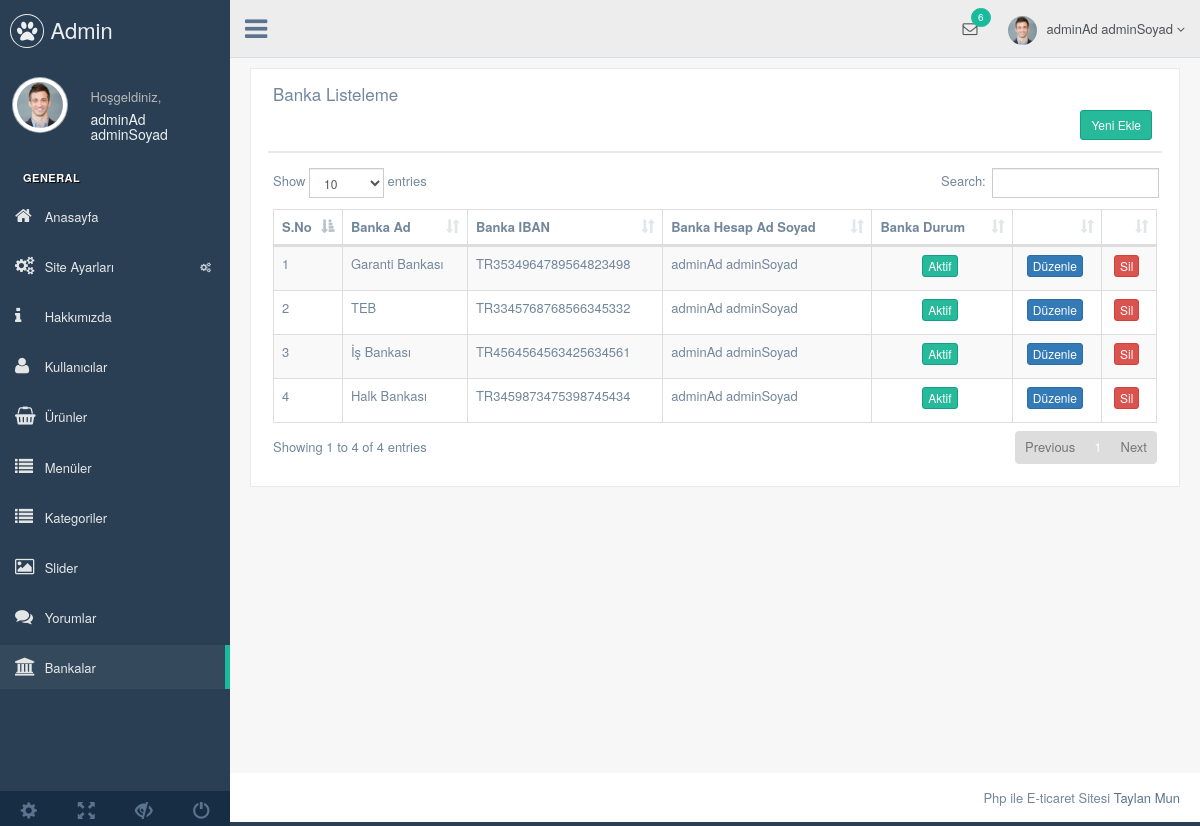
Page /e-ticaret/nedmin/production/banka.php (signed in) on the committed database.
### tables this page shows
CREATE TABLE `kullanici` (
  `kullanici_id` int(11) NOT NULL,
  `kullanici_zaman` datetime NOT NULL DEFAULT CURRENT_TIMESTAMP,
  `kullanici_resim` varchar(250) NOT NULL,
  `kullanici_tc` varchar(50) NOT NULL,
  `kullanici_ad` varchar(50) NOT NULL,
  `kullanici_mail` varchar(100) NOT NULL,
  `kullanici_gsm` varchar(50) NOT NULL,
  `kullanici_password` varchar(50) NOT NULL,
  `kullanici_adsoyad` varchar(50) NOT NULL,
  `kullanici_adres` varchar(250) NOT NULL,
  `kullanici_il` varchar(100) NOT NULL,
  `kullanici_ilce` varchar(100) NOT NULL,
  `kullanici_unvan` varchar(100) NOT NULL,
  `kullanici_yetki` varchar(50) NOT NULL,
  `kullanici_durum` int(1) NOT NULL DEFAULT '1'
);

CREATE TABLE `banka` (
  `banka_id` int(11) NOT NULL,
  `banka_ad` varchar(50) NOT NULL,
  `banka_iban` varchar(50) NOT NULL,
  `banka_hesapadsoyad` varchar(50) NOT NULL,
  `banka_durum` enum('0','1') NOT NULL DEFAULT '0'
);

### e-ticaret/nedmin/production/banka.php (the view, shortened to what this page needs)
<?php
include 'header.php';
$bankasor=$db->prepare("SELECT * FROM banka order by banka_id ASC");
$bankasor->execute();
?>
<div class="right_col" role="main">
  <div class="">
    <div class="row">
      <div class="col-md-12 col-sm-12 col-xs-12">
        <div class="x_panel">
          <div class="x_title">
            <h2>Banka Listeleme </h2>
            <div class="clearfix"></div>
            <div align="right">
              <a href="banka-ekle.php"><button class="btn btn-success btn-sm">Yeni Ekle</button></a>
            </div>
          </div>
          <div class="x_content">
            <table id="datatable-responsive" class="table table-striped table-bordered dt-responsive nowrap" cellspacing="0" width="100%">
              <thead>
                <tr>
                  <th>S.No</th>
                  <th>Banka Ad</th>
                  <th>Banka IBAN</th>
                  <th>Banka Hesap Ad Soyad</th>
                  <th>Banka Durum</th>
                  <th></th>
                  <th></th>
                </tr>
              </thead>
              <tbody>
                <?php
                $say=0;
                while($bankacek=$bankasor->fetch(PDO::FETCH_ASSOC)) { $say++ ?>
                  <tr>
                    <td width="20"><?php echo $say ?></td>
                    <td><?php echo $bankacek['banka_ad'] ?></td>
                    <td><?php echo $bankacek['banka_iban'] ?></td>
                    <td><?php echo $bankacek['banka_hesapadsoyad'] ?></td>
                    <td><center><?php
                    if ($bankacek['banka_durum']==1) {?>
                      <button class="btn btn-success btn-xs">Aktif</button>
                    <?php } else{?>
                     <button class="btn btn-danger btn-xs">Pasif</button>
                     <?php } ?> </center>
                   </td>
                   <td><center><a href="banka-duzenle.php?banka_id=<?php echo $bankacek['banka_id']; ?>"><button class="btn btn-primary btn-xs">Düzenle</button></a></center></td>
                   <td><center><a href="../netting/islem.php?banka_id=<?php echo $bankacek['banka_id']; ?> & bankasil=ok"><button class="btn btn-danger btn-xs">Sil</button></a></center></td>
                 </tr>
               <?php  }
               ?>
             </tbody>
           </table>
         </div>
       </div>
     </div>
   </div>
 </div>
</div>
<?php include 'footer.php'; ?>

### e-ticaret/nedmin/production/header.php (shortened to what this page needs)
<?php
include '../netting/baglan.php';
$kullanicisor=$db->prepare("SELECT * from kullanici where kullanici_mail=:mail");
$kullanicisor->execute(array(
  'mail' => $_SESSION['kullanici_mail']
));
$kullanicicek=$kullanicisor->fetch(PDO::FETCH_ASSOC);
?>
<!DOCTYPE html>
<html lang="en">
<head>
  <link href="../vendors/bootstrap/dist/css/bootstrap.min.css" rel="stylesheet">
  <link href="../vendors/font-awesome/css/font-awesome.min.css" rel="stylesheet">
  <link href="../vendors/nprogress/nprogress.css" rel="stylesheet">
  <link href="../vendors/iCheck/skins/flat/green.css" rel="stylesheet">
  <link href="../vendors/datatables.net-bs/css/dataTables.bootstrap.min.css" rel="stylesheet">
  <link href="../vendors/datatables.net-buttons-bs/css/buttons.bootstrap.min.css" rel="stylesheet">
  <link href="../vendors/datatables.net-fixedheader-bs/css/fixedHeader.bootstrap.min.css" rel="stylesheet">
  <link href="../vendors/datatables.net-responsive-bs/css/responsive.bootstrap.min.css" rel="stylesheet">
  <link href="../vendors/datatables.net-scroller-bs/css/scroller.bootstrap.min.css" rel="stylesheet">
  <link href="../vendors/dropzone/dist/min/dropzone.min.css" rel="stylesheet">
  <link href="../build/css/custom.min.css" rel="stylesheet">
</head>
<body class="nav-md">
  <div class="container body">
    <div class="main_container">
      <div class="col-md-3 left_col">
        <div class="left_col scroll-view">
          <div class="navbar nav_title" style="border: 0;">
            <a href="index.php" class="site_title"><i class="fa fa-paw"></i> <span>Admin</span></a>
          </div>
          <div class="profile clearfix">
            <div class="profile_pic">
              <img src="images/img.jpg" alt="..." class="img-circle profile_img">
            </div>
            <div class="profile_info">
              <span>Hoşgeldiniz,</span>
              <h2><?php echo $kullanicicek['kullanici_adsoyad']; ?></h2>
            </div>
          </div>
          <br />
          <div id="sidebar-menu" class="main_menu_side hidden-print main_menu">
            <div class="menu_section">
              <h3>General</h3>
              <ul class="nav side-menu">
                <li><a href="index.php"><i class="fa fa-home"></i> Anasayfa </a></li>
                <li><a><i class="fa fa-cogs"></i> Site Ayarları <span class="fa fa-cogs"></span></a>
                </li>
                <li><a href="hakkimizda.php"><i class="fa fa-info"></i> Hakkımızda </a></li>
                <li><a href="kullanici.php"><i class="fa fa-user"></i> Kullanıcılar </a></li>
                <li><a href="urun.php"><i class="fa fa-shopping-basket"></i> Ürünler </a></li>
                <li><a href="menu.php"><i class="fa fa-list"></i> Menüler </a></li>
                <li><a href="kategori.php"><i class="fa fa-list"></i> Kategoriler </a></li>
                <li><a href="slider.php"><i class="fa fa-image"></i> Slider </a></li>
                <li><a href="yorum.php"><i class="fa fa-comments"></i> Yorumlar </a></li>
                <li><a href="banka.php"><i class="fa fa-bank"></i> Bankalar </a></li>
              </ul>
            </div>
          </div>
          <div class="sidebar-footer hidden-small">
            <a data-toggle="tooltip" data-placement="top" title="Settings">
              <span class="glyphicon glyphicon-cog" aria-hidden="true"></span>
            </a>
            <a data-toggle="tooltip" data-placement="top" title="FullScreen">
              <span class="glyphicon glyphicon-fullscreen" aria-hidden="true"></span>
            </a>
            <a data-toggle="tooltip" data-placement="top" title="Lock">
              <span class="glyphicon glyphicon-eye-close" aria-hidden="true"></span>
            </a>
            <a data-toggle="tooltip" data-placement="top" title="Logout">
              <span class="glyphicon glyphicon-off" aria-hidden="true"></span>
            </a>
          </div>
        </div>
      </div>
      <div class="top_nav">
        <div class="nav_menu">
          <nav>
            <div class="nav toggle">
              <a id="menu_toggle"><i class="fa fa-bars"></i></a>
            </div>
            <ul class="nav navbar-nav navbar-right">
              <li class="">
                <a href="javascript:;" class="user-profile dropdown-toggle" data-toggle="dropdown" aria-expanded="false">
                  <img src="images/img.jpg" alt=""><?php echo $kullanicicek['kullanici_adsoyad']; ?>
                  <span class=" fa fa-angle-down"></span>
                </a>
              </li>
              <li role="presentation" class="dropdown">
                <a href="javascript:;" class="dropdown-toggle info-number" data-toggle="dropdown" aria-expanded="false">
                  <i class="fa fa-envelope-o"></i>
                  <span class="badge bg-green">6</span>
                </a>
              </li>
            </ul>
          </nav>
        </div>
      </div>

### rows in the picture
kullanici: kullanici_adsoyad "adminAd adminSoyad"
banka: banka_ad "Garanti Bankası", banka_iban "TR3534964789564823498", banka_hesapadsoyad "adminAd adminSoyad", banka_durum "Aktif"
banka: banka_ad "TEB", banka_iban "TR3345768768566345332", banka_hesapadsoyad "adminAd adminSoyad", banka_durum "Aktif"
banka: banka_ad "İş Bankası", banka_iban "TR4564564563425634561", banka_hesapadsoyad "adminAd adminSoyad", banka_durum "Aktif"
banka: banka_ad "Halk Bankası", banka_iban "TR3459873475398745434", banka_hesapadsoyad "adminAd adminSoyad", banka_durum "Aktif"
